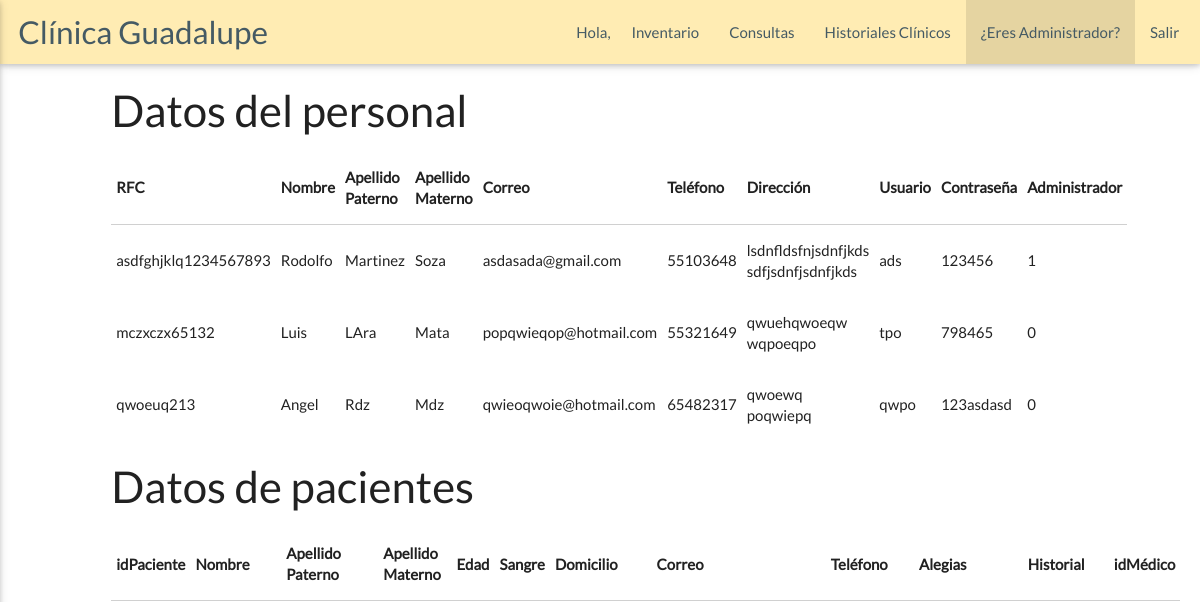
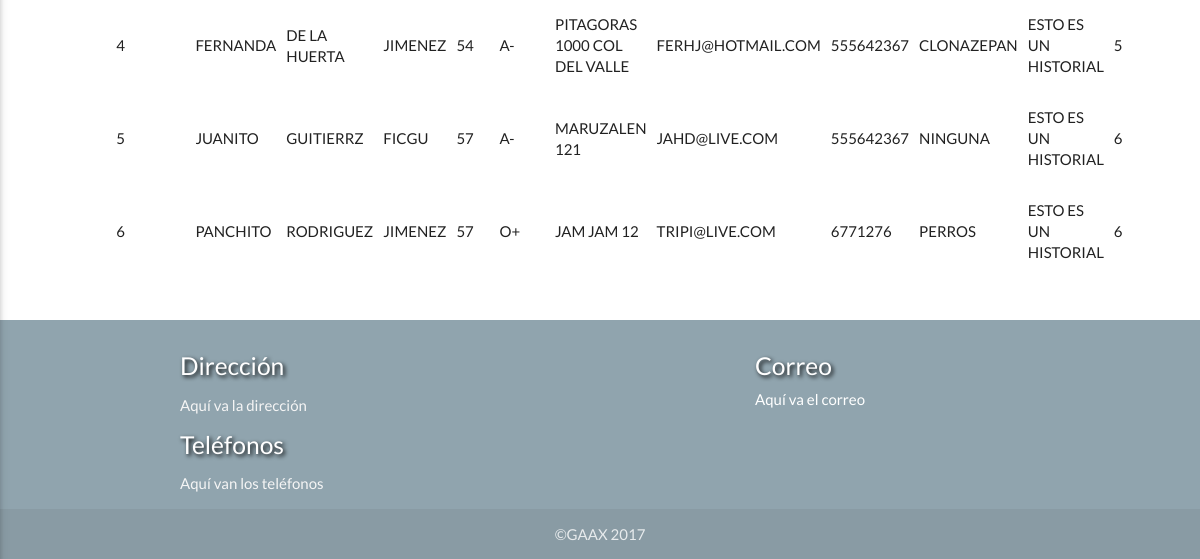
Before: /admin.php (signed in) with the older database file (2 pictures, top to bottom).
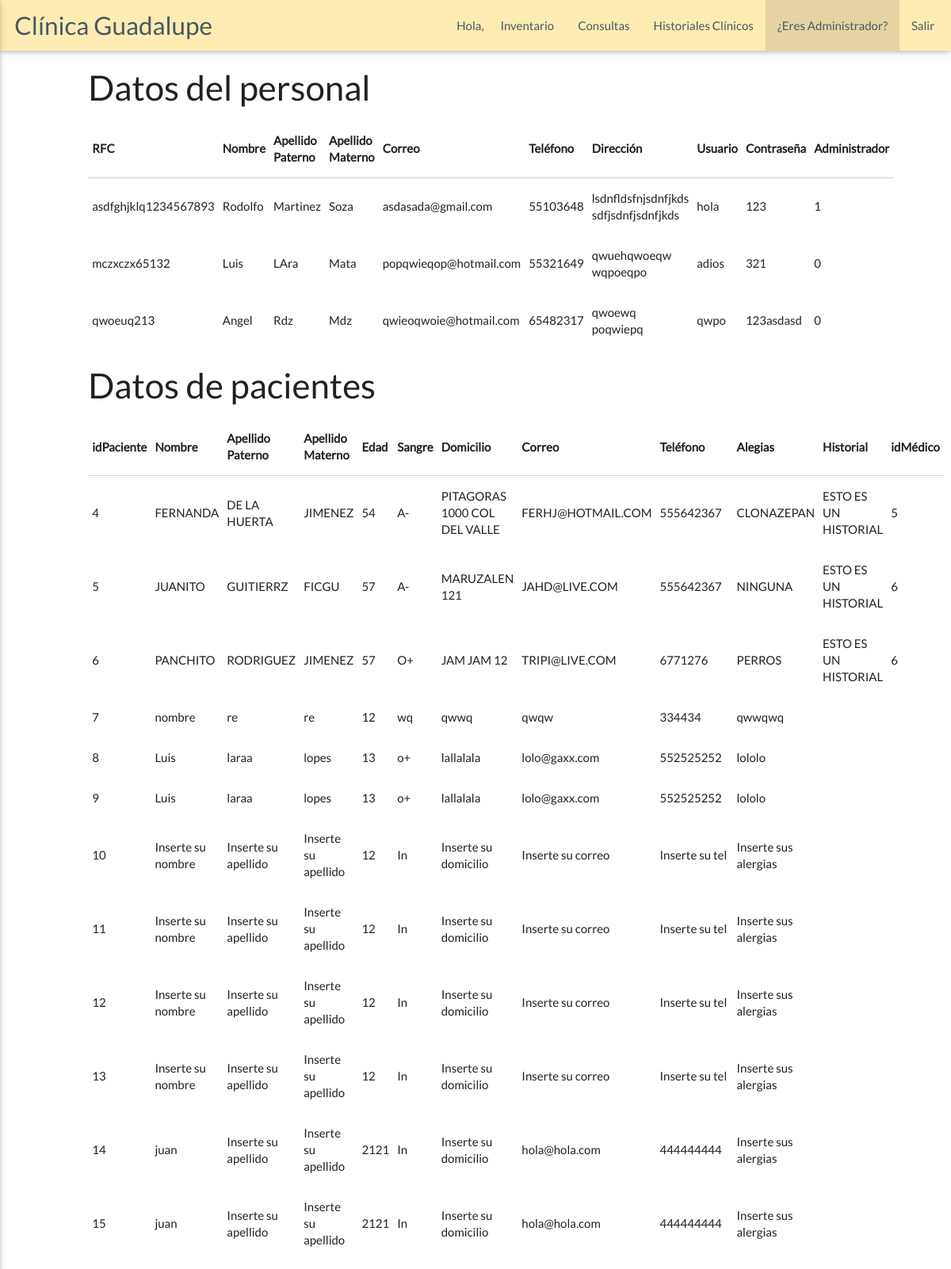
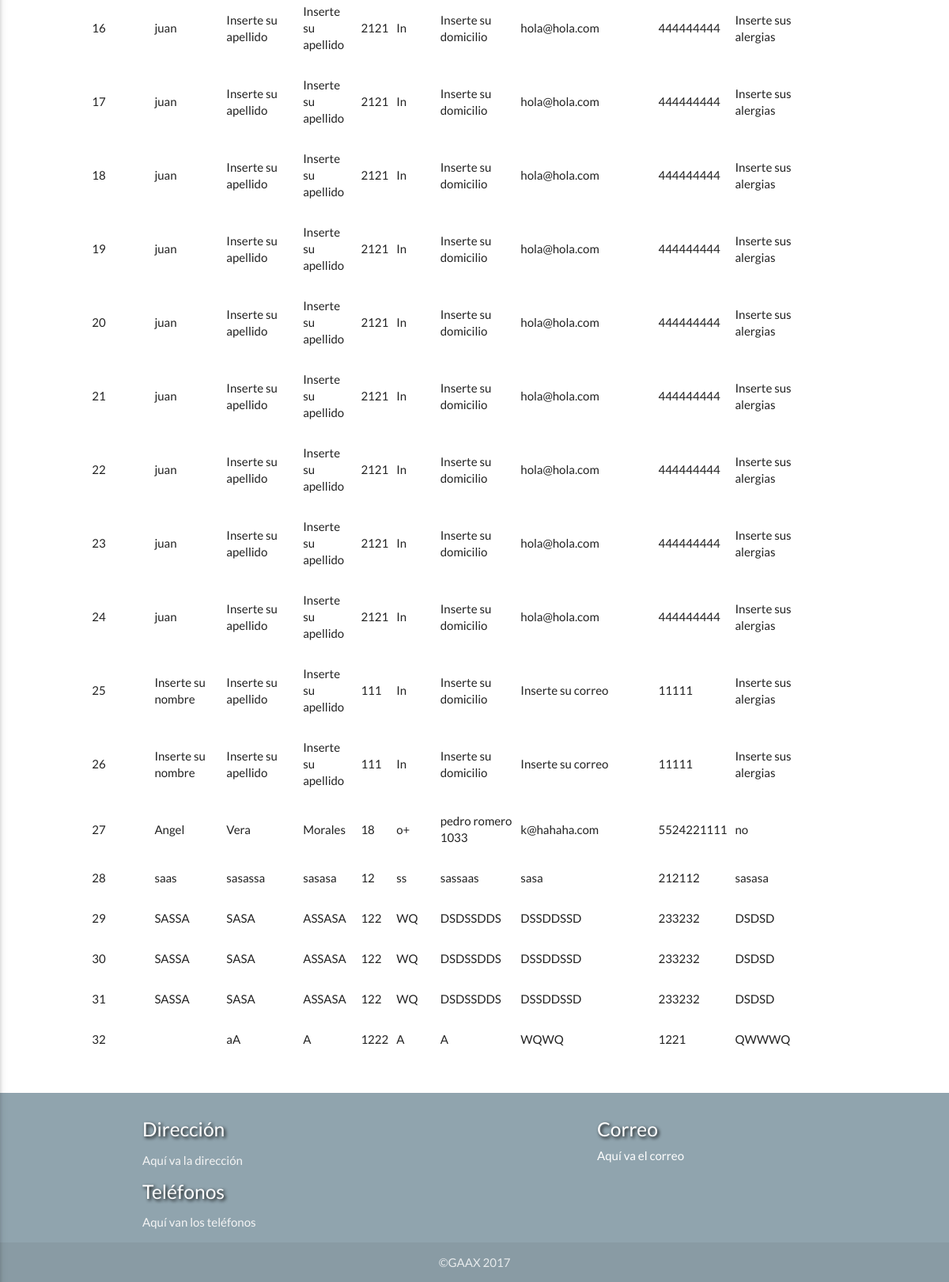
After: the same page with the newer database file (2 pictures, top to bottom).
### tables this page shows
CREATE TABLE `personal` (
  `RFC` varchar(20) NOT NULL,
  `Nombre` varchar(15) NOT NULL,
  `APaterno` varchar(20) NOT NULL,
  `AMaterno` varchar(20) NOT NULL,
  `Correo` varchar(35) NOT NULL,
  `Telefono` varchar(14) NOT NULL,
  `Direccion` varchar(45) DEFAULT NULL,
  `Usuario` varchar(20) NOT NULL,
  `Contra` varchar(20) NOT NULL,
  `Admin` varchar(1) NOT NULL
);

CREATE TABLE `paciente` (
  `idPaciente` int(4) NOT NULL,
  `Nombre` varchar(20) NOT NULL,
  `APaterno` varchar(20) NOT NULL,
  `AMaterno` varchar(20) NOT NULL,
  `Edad` int(3) NOT NULL,
  `TipoSangre` varchar(2) NOT NULL,
  `Domicilio` varchar(45) NOT NULL,
  `Correo` varchar(35) NOT NULL,
  `Telefono` varchar(14) NOT NULL,
  `Alergias` varchar(45) NOT NULL,
  `Historial` varchar(1000) NOT NULL,
  `idMedico` int(3) DEFAULT NULL
);

### admin.php (the view, shortened to what this page needs)
<?php
include("./conexion.php");
$nom = $_SESSION['nom'];
$pat = $_SESSION['pat'];
$mat = $_SESSION['mat'];
$adm = $_SESSION['ad'];
if($adm==1){
?>
<!DOCTYPE html>
<html lang="es">
  <head>
    <link href="css/materialize.css" type="text/css" rel="stylesheet" media="screen,projection"/>
    <link href="css/style.css" type="text/css" rel="stylesheet" media="screen,projection"/>
  </head>
  <body>
    <main>
      <div class="navbar-fixed">
        <nav>
          <div class="nav-wrapper amber lighten-4">
            <a class="brand-logo" href="index.html">&nbsp;&nbsp;&nbsp;Clínica Guadalupe</a>
            <ul class="right hide-on-med-and-down">
              <li class=""><span class="gray">Hola, <?php echo $nom.' '.$pat.' '.$mat;?>&nbsp;</span></li>
              <li class=""><a href="doc_inventario.php">Inventario</a></li>
              <li class=""><a href="doc_consultas.php">Consultas</a></li>
              <li class=""><a href="doc_historiales.php">Historiales Clínicos</a></li>
              <li class="active"><a href="admin.php">¿Eres Administrador?</a></li>
              <li class=""><a href="index.html">Salir&nbsp;&nbsp;</a></li>
          </div>
        </nav>
      </div>
  <div class="row">
    <div class="col offset-m1 m10">
    <h3>Datos del personal</h3>
    <table class="highlight responsive-table">
      <thead>
          <tr>
              <th>RFC</th>
              <th>Nombre</th>
              <th>Apellido Paterno</th>
              <th>Apellido Materno</th>
              <th>Correo</th>
              <th>Teléfono</th>
              <th>Dirección</th>
              <th>Usuario</th>
              <th>Contraseña</th>
              <th>Administrador</th>
          </tr>
      </thead>
      <tbody>
    <?php
      $res = mysqli_query($conector,"SELECT * FROM `personal`");
      while ($fila = mysqli_fetch_array($res)){
        $rfc = utf8_encode($fila["RFC"]);
        $nom = utf8_encode($fila["Nombre"]);
        $ap = utf8_encode($fila["APaterno"]);
        $am = utf8_encode($fila["AMaterno"]);
        $corr = utf8_encode($fila["Correo"]);
        $tel = utf8_encode($fila["Telefono"]);
        $dir = utf8_encode($fila["Direccion"]);
        $usr = utf8_encode($fila["Usuario"]);
        $pass = utf8_encode($fila["Contra"]);
        $adm = utf8_encode($fila["Admin"]);
        echo '<tr><td>'.$rfc."</td> <td>".$nom."</td> <td>".$ap."</td> <td>".$am."</td> <td>".$corr."</td> <td>".$tel."</td> <td>".$dir."</td> <td>".$usr."</td> <td>".$pass."</td> <td>".$adm.'</td></tr>';
      }
    ?>
      </tbody>
      </table>
    </div>
  </div>
  <div class="row">
    <div class="col offset-m1 m10">
    <h3>Datos de pacientes</h3>
    <table class="highlight responsive-table">
      <thead>
          <tr>
              <th>idPaciente</th>
              <th>Nombre</th>
              <th>Apellido Paterno</th>
              <th>Apellido Materno</th>
              <th>Edad</th>
              <th>Sangre</th>
              <th>Domicilio</th>
              <th>Correo</th>
              <th>Teléfono</th>
              <th>Alegias</th>
              <th>Historial</th>
              <th>idMédico</th>
          </tr>
      </thead>
      <tbody>
      <?php
        $res = mysqli_query($conector,"SELECT * FROM `paciente`");
          while ($fila = mysqli_fetch_array($res)){
            $idp = utf8_encode($fila["idPaciente"]);
            $nom = utf8_encode($fila["Nombre"]);
            $ap = utf8_encode($fila["APaterno"]);
            $am = utf8_encode($fila["AMaterno"]);
            $edad = utf8_encode($fila["Edad"]);
            $sangre = utf8_encode($fila["TipoSangre"]);
            $dom = utf8_encode($fila["Domicilio"]);
            $corr = utf8_encode($fila["Correo"]);
            $tel = utf8_encode($fila["Telefono"]);
            $ale = utf8_encode($fila["Alergias"]);
            $histo = utf8_encode($fila["Historial"]);
            $idm = utf8_encode($fila["idMedico"]);
            echo '<tr><td>'.$idp."</td> <td>".$nom."</td> <td>".$ap."</td> <td>".$am."</td> <td>".$edad."</td> <td>".$sangre."</td> <td>".$dom."</td> <td>".$corr."</td> <td>".$tel."</td> <td>".$ale."</td> <td>".$histo."</td> <td>".$idm.'</td></tr>';
          }
      ?>
      </tbody>
  </table>
    </div>
  </div>
<br><br>
</main>
    <footer class="page-footer">
          <div class="container">
            <div class="row">
              <div class="col l6 s12">
                <h5>Dirección</h5>
                <p class="grey-text text-lighten-4">Aquí va la dirección</p>
                <h5>Teléfonos</h5>
                <p class="grey-text text-lighten-4">Aquí van los teléfonos</p>
              </div>
              <div class="col l4 offset-l2 s12">
                <h5>Correo</h5> <span class="white-text">Aquí va el correo</span><br>
              </div>
            </div>
          </div>
          <div class="footer-copyright">
            <div class="container">
            <center>
            ©GAAX 2017
            </center>
            </div>
          </div>
  </footer>
  </body>
</html>
<?php
}
?>

Changed rows visible on the page:
changed personal "asdfghjklq1234567893": Usuario "ads" → "hola"; Contra "123456" → "123"
changed personal "mczxczx65132": Usuario "tpo" → "adios"; Contra "798465" → "321"
added paciente: idPaciente "7", Nombre "nombre", APaterno "re", AMaterno "re", Edad "12", TipoSangre "wq", Domicilio "qwwq", Correo "qwqw", Telefono "334434", Alergias "qwwqwq"
added paciente: idPaciente "8", Nombre "Luis", APaterno "laraa", AMaterno "lopes", Edad "13", TipoSangre "o+", Domicilio "lallalala", Correo "lolo@gaxx.com", Telefono "552525252", Alergias "lololo"
added paciente: idPaciente "9", Nombre "Luis", APaterno "laraa", AMaterno "lopes", Edad "13", TipoSangre "o+", Domicilio "lallalala", Correo "lolo@gaxx.com", Telefono "552525252", Alergias "lololo"
added paciente: idPaciente "10", Nombre "Inserte su nombre", APaterno "Inserte su apellido", AMaterno "Inserte su apellido", Edad "12", TipoSangre "In", Domicilio "Inserte su domicilio", Correo "Inserte su correo", Telefono "Inserte su tel", Alergias "Inserte sus alergias"
added paciente: idPaciente "11", Nombre "Inserte su nombre", APaterno "Inserte su apellido", AMaterno "Inserte su apellido", Edad "12", TipoSangre "In", Domicilio "Inserte su domicilio", Correo "Inserte su correo", Telefono "Inserte su tel", Alergias "Inserte sus alergias"
added paciente: idPaciente "12", Nombre "Inserte su nombre", APaterno "Inserte su apellido", AMaterno "Inserte su apellido", Edad "12", TipoSangre "In", Domicilio "Inserte su domicilio", Correo "Inserte su correo", Telefono "Inserte su tel", Alergias "Inserte sus alergias"
added paciente: idPaciente "13", Nombre "Inserte su nombre", APaterno "Inserte su apellido", AMaterno "Inserte su apellido", Edad "12", TipoSangre "In", Domicilio "Inserte su domicilio", Correo "Inserte su correo", Telefono "Inserte su tel", Alergias "Inserte sus alergias"
added paciente: idPaciente "14", Nombre "juan", APaterno "Inserte su apellido", AMaterno "Inserte su apellido", Edad "2121", TipoSangre "In", Domicilio "Inserte su domicilio", Correo "hola@hola.com", Telefono "444444444", Alergias "Inserte sus alergias"
added paciente: idPaciente "15", Nombre "juan", APaterno "Inserte su apellido", AMaterno "Inserte su apellido", Edad "2121", TipoSangre "In", Domicilio "Inserte su domicilio", Correo "hola@hola.com", Telefono "444444444", Alergias "Inserte sus alergias"
added paciente: idPaciente "16", Nombre "juan", APaterno "Inserte su apellido", AMaterno "Inserte su apellido", Edad "2121", TipoSangre "In", Domicilio "Inserte su domicilio", Correo "hola@hola.com", Telefono "444444444", Alergias "Inserte sus alergias"
added paciente: idPaciente "17", Nombre "juan", APaterno "Inserte su apellido", AMaterno "Inserte su apellido", Edad "2121", TipoSangre "In", Domicilio "Inserte su domicilio", Correo "hola@hola.com", Telefono "444444444", Alergias "Inserte sus alergias"
added paciente: idPaciente "18", Nombre "juan", APaterno "Inserte su apellido", AMaterno "Inserte su apellido", Edad "2121", TipoSangre "In", Domicilio "Inserte su domicilio", Correo "hola@hola.com", Telefono "444444444", Alergias "Inserte sus alergias"
added paciente: idPaciente "19", Nombre "juan", APaterno "Inserte su apellido", AMaterno "Inserte su apellido", Edad "2121", TipoSangre "In", Domicilio "Inserte su domicilio", Correo "hola@hola.com", Telefono "444444444", Alergias "Inserte sus alergias"
added paciente: idPaciente "20", Nombre "juan", APaterno "Inserte su apellido", AMaterno "Inserte su apellido", Edad "2121", TipoSangre "In", Domicilio "Inserte su domicilio", Correo "hola@hola.com", Telefono "444444444", Alergias "Inserte sus alergias"
added paciente: idPaciente "21", Nombre "juan", APaterno "Inserte su apellido", AMaterno "Inserte su apellido", Edad "2121", TipoSangre "In", Domicilio "Inserte su domicilio", Correo "hola@hola.com", Telefono "444444444", Alergias "Inserte sus alergias"
added paciente: idPaciente "22", Nombre "juan", APaterno "Inserte su apellido", AMaterno "Inserte su apellido", Edad "2121", TipoSangre "In", Domicilio "Inserte su domicilio", Correo "hola@hola.com", Telefono "444444444", Alergias "Inserte sus alergias"
added paciente: idPaciente "23", Nombre "juan", APaterno "Inserte su apellido", AMaterno "Inserte su apellido", Edad "2121", TipoSangre "In", Domicilio "Inserte su domicilio", Correo "hola@hola.com", Telefono "444444444", Alergias "Inserte sus alergias"
added paciente: idPaciente "24", Nombre "juan", APaterno "Inserte su apellido", AMaterno "Inserte su apellido", Edad "2121", TipoSangre "In", Domicilio "Inserte su domicilio", Correo "hola@hola.com", Telefono "444444444", Alergias "Inserte sus alergias"
added paciente: idPaciente "25", Nombre "Inserte su nombre", APaterno "Inserte su apellido", AMaterno "Inserte su apellido", Edad "111", TipoSangre "In", Domicilio "Inserte su domicilio", Correo "Inserte su correo", Telefono "11111", Alergias "Inserte sus alergias"
added paciente: idPaciente "26", Nombre "Inserte su nombre", APaterno "Inserte su apellido", AMaterno "Inserte su apellido", Edad "111", TipoSangre "In", Domicilio "Inserte su domicilio", Correo "Inserte su correo", Telefono "11111", Alergias "Inserte sus alergias"
added paciente: idPaciente "27", Nombre "Angel", APaterno "Vera", AMaterno "Morales", Edad "18", TipoSangre "o+", Domicilio "pedro romero 1033", Correo "k@hahaha.com", Telefono "5524221111", Alergias "no"
added paciente: idPaciente "28", Nombre "saas", APaterno "sasassa", AMaterno "sasasa", Edad "12", TipoSangre "ss", Domicilio "sassaas", Correo "sasa", Telefono "212112", Alergias "sasasa"
added paciente: idPaciente "29", Nombre "SASSA", APaterno "SASA", AMaterno "ASSASA", Edad "122", TipoSangre "WQ", Domicilio "DSDSSDDS", Correo "DSSDDSSD", Telefono "233232", Alergias "DSDSD"
added paciente: idPaciente "30", Nombre "SASSA", APaterno "SASA", AMaterno "ASSASA", Edad "122", TipoSangre "WQ", Domicilio "DSDSSDDS", Correo "DSSDDSSD", Telefono "233232", Alergias "DSDSD"
added paciente: idPaciente "31", Nombre "SASSA", APaterno "SASA", AMaterno "ASSASA", Edad "122", TipoSangre "WQ", Domicilio "DSDSSDDS", Correo "DSSDDSSD", Telefono "233232", Alergias "DSDSD"
added paciente: idPaciente "32", APaterno "aA", AMaterno "A", Edad "1222", TipoSangre "A", Domicilio "A", Correo "WQWQ", Telefono "1221", Alergias "QWWWQ"
